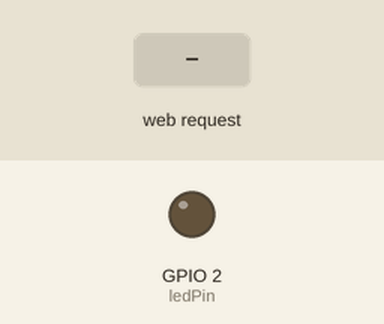
This program was run on a simulated ESP32. On the bench: output pins drawn as LEDs (lit = HIGH). The test bench sets the inputs (shaded band). What the program prints to the serial monitor is not drawn.

Above: at 1.2 s.
1.3 s: HTTP request GET /set?brightness=1 received
At 1.8 s:
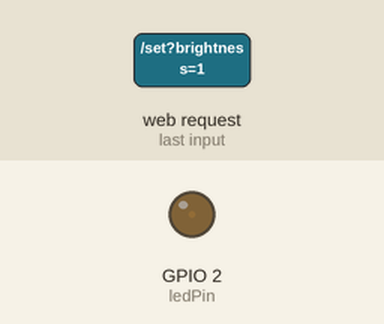
2.8 s: HTTP request GET /set?brightness=120 received
At 4.1 s:
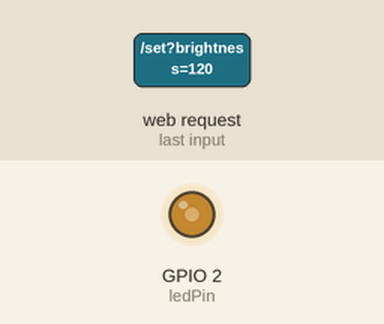
Timing chart, 0 to 5.8 s (numbered marks = the images above; inputs shaded):
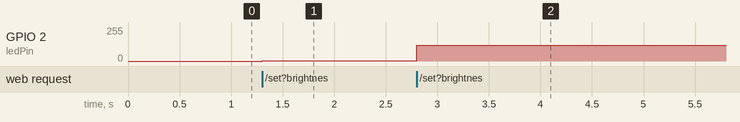

Measured:
- after the input at 1.3 s, GPIO 2 (ledPin): 0/255 → 1/255 at once
- after the input at 2.8 s, GPIO 2 (ledPin): 1/255 → 120/255 at once

The program:

main.cpp
```cpp
#include <Arduino.h>
#include <WiFi.h>
#include <WebServer.h>

// Set your desired Hotspot Name and Password
const char* ssid = "ESP32 hotspot";
const char* password = "password123"; // Password MUST be at least 8 characters!

const int ledPin = 2;
const int pwmChannel = 0;

WebServer server(80);

void handleRoot() {
  String page = R"rawliteral(
  <!DOCTYPE html>
  <html>
  <head>
    <meta name="viewport" content="width=device-width, initial-scale=1">
    <style>
      body { font-family: Arial; text-align: center; margin-top: 50px; }
      input[type=range] { width: 80%; max-width: 400px; margin-top: 20px; }
      h2 { color: #333; }
    </style>
  </head>
  <body>

  <h2>ESP32 Hotspot Control</h2>

  <input type="range"
         min="0"
         max="255"
         value="0"
         oninput="updateBrightness(this.value)">

  <p>Brightness: <span id="value" style="font-weight:bold;">0</span></p>

  <script>
    let timeout;
    function updateBrightness(val) {
      document.getElementById("value").innerHTML = val;

      // Debounce: Wait 50ms before sending to prevent crashing the ESP32
      clearTimeout(timeout);
      timeout = setTimeout(() => {
        fetch("/set?brightness=" + val);
      }, 50);
    }
  </script>

  </body>
  </html>
  )rawliteral";

  server.send(200, "text/html", page);
}

void handleBrightness() {
  if (server.hasArg("brightness")) {
    int brightness = server.arg("brightness").toInt();
    ledcWrite(pwmChannel, brightness);
  }
  server.send(200, "text/plain", "OK");
}

void setup() {
  Serial.begin(115200);
  pinMode(ledPin, OUTPUT);

  // Initialize PWM for the LED
  ledcSetup(pwmChannel, 5000, 8);
  ledcAttachPin(ledPin, pwmChannel);

  Serial.println("\n--- Starting ESP32 Hotspot ---");

  // Start the Access Point (Hotspot)
  WiFi.softAP(ssid, password);

  // Get and print the default IP address of the ESP32 AP
  IPAddress IP = WiFi.softAPIP();

  Serial.print("Hotspot Ready! Connect your phone/PC to WiFi: ");
  Serial.println(ssid);
  Serial.print("Then open your browser and go to: http://");
  Serial.println(IP);

  // Route the web pages
  server.on("/", handleRoot);
  server.on("/set", handleBrightness);

  server.begin();
}

void loop() {
  server.handleClient();
}
```
